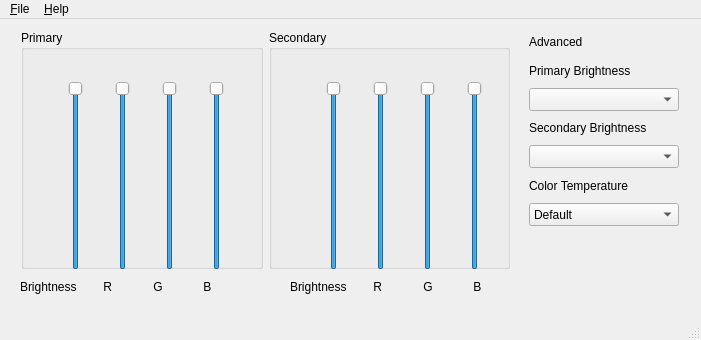
<?xml version="1.0" encoding="UTF-8"?>
<ui version="4.0">
 <class>MainWindow</class>
 <widget class="QMainWindow" name="MainWindow">
  <property name="geometry">
   <rect>
    <x>0</x>
    <y>0</y>
    <width>701</width>
    <height>340</height>
   </rect>
  </property>
  <property name="minimumSize">
   <size>
    <width>701</width>
    <height>340</height>
   </size>
  </property>
  <property name="maximumSize">
   <size>
    <width>701</width>
    <height>340</height>
   </size>
  </property>
  <property name="windowTitle">
   <string>Brightness Controller</string>
  </property>
  <property name="windowIcon">
   <iconset>
    <normaloff>../../../../../../usr/share/icons/hicolor/scalable/apps/brightness-controller.svg</normaloff>../../../../../../usr/share/icons/hicolor/scalable/apps/brightness-controller.svg</iconset>
  </property>
  <property name="documentMode">
   <bool>true</bool>
  </property>
  <widget class="QWidget" name="centralWidget">
   <widget class="QWidget" name="horizontalLayoutWidget">
    <property name="geometry">
     <rect>
      <x>10</x>
      <y>0</y>
      <width>511</width>
      <height>261</height>
     </rect>
    </property>
    <layout class="QHBoxLayout" name="horizontalLayout">
     <item>
      <widget class="QGroupBox" name="groupBox_2">
       <property name="title">
        <string>Primary</string>
       </property>
       <widget class="QWidget" name="horizontalLayoutWidget_2">
        <property name="geometry">
         <rect>
          <x>10</x>
          <y>40</y>
          <width>231</width>
          <height>211</height>
         </rect>
        </property>
        <layout class="QHBoxLayout" name="horizontalLayout_2">
         <item>
          <widget class="QSlider" name="primary_brightness">
           <property name="value">
            <number>99</number>
           </property>
           <property name="orientation">
            <enum>Qt::Vertical</enum>
           </property>
          </widget>
         </item>
         <item>
          <widget class="QSlider" name="primary_red">
           <property name="value">
            <number>99</number>
           </property>
           <property name="orientation">
            <enum>Qt::Vertical</enum>
           </property>
          </widget>
         </item>
         <item>
          <widget class="QSlider" name="primary_green">
           <property name="value">
            <number>99</number>
           </property>
           <property name="orientation">
            <enum>Qt::Vertical</enum>
           </property>
          </widget>
         </item>
         <item>
          <widget class="QSlider" name="primary_blue">
           <property name="value">
            <number>99</number>
           </property>
           <property name="orientation">
            <enum>Qt::Vertical</enum>
           </property>
          </widget>
         </item>
        </layout>
       </widget>
      </widget>
     </item>
     <item>
      <widget class="QGroupBox" name="groupBox">
       <property name="title">
        <string>Secondary</string>
       </property>
       <widget class="QWidget" name="horizontalLayoutWidget_3">
        <property name="geometry">
         <rect>
          <x>20</x>
          <y>40</y>
          <width>231</width>
          <height>211</height>
         </rect>
        </property>
        <layout class="QHBoxLayout" name="horizontalLayout_3">
         <item>
          <widget class="QSlider" name="secondary_brightness">
           <property name="value">
            <number>99</number>
           </property>
           <property name="orientation">
            <enum>Qt::Vertical</enum>
           </property>
          </widget>
         </item>
         <item>
          <widget class="QSlider" name="secondary_red">
           <property name="contextMenuPolicy">
            <enum>Qt::CustomContextMenu</enum>
           </property>
           <property name="value">
            <number>99</number>
           </property>
           <property name="orientation">
            <enum>Qt::Vertical</enum>
           </property>
          </widget>
         </item>
         <item>
          <widget class="QSlider" name="secondary_green">
           <property name="value">
            <number>99</number>
           </property>
           <property name="orientation">
            <enum>Qt::Vertical</enum>
           </property>
          </widget>
         </item>
         <item>
          <widget class="QSlider" name="secondary_blue">
           <property name="value">
            <number>99</number>
           </property>
           <property name="orientation">
            <enum>Qt::Vertical</enum>
           </property>
          </widget>
         </item>
        </layout>
       </widget>
      </widget>
     </item>
    </layout>
   </widget>
   <widget class="QLabel" name="label">
    <property name="geometry">
     <rect>
      <x>20</x>
      <y>260</y>
      <width>71</width>
      <height>16</height>
     </rect>
    </property>
    <property name="text">
     <string>Brightness</string>
    </property>
   </widget>
   <widget class="QLabel" name="label_2">
    <property name="geometry">
     <rect>
      <x>100</x>
      <y>260</y>
      <width>21</width>
      <height>16</height>
     </rect>
    </property>
    <property name="text">
     <string> R</string>
    </property>
   </widget>
   <widget class="QLabel" name="label_3">
    <property name="geometry">
     <rect>
      <x>150</x>
      <y>260</y>
      <width>21</width>
      <height>16</height>
     </rect>
    </property>
    <property name="text">
     <string> G</string>
    </property>
   </widget>
   <widget class="QLabel" name="label_4">
    <property name="geometry">
     <rect>
      <x>200</x>
      <y>260</y>
      <width>16</width>
      <height>16</height>
     </rect>
    </property>
    <property name="text">
     <string> B</string>
    </property>
   </widget>
   <widget class="QLabel" name="label_5">
    <property name="geometry">
     <rect>
      <x>290</x>
      <y>260</y>
      <width>71</width>
      <height>16</height>
     </rect>
    </property>
    <property name="text">
     <string>Brightness</string>
    </property>
   </widget>
   <widget class="QLabel" name="label_6">
    <property name="geometry">
     <rect>
      <x>370</x>
      <y>260</y>
      <width>21</width>
      <height>16</height>
     </rect>
    </property>
    <property name="text">
     <string> R</string>
    </property>
   </widget>
   <widget class="QLabel" name="label_7">
    <property name="geometry">
     <rect>
      <x>420</x>
      <y>260</y>
      <width>21</width>
      <height>16</height>
     </rect>
    </property>
    <property name="text">
     <string> G</string>
    </property>
   </widget>
   <widget class="QLabel" name="label_8">
    <property name="geometry">
     <rect>
      <x>470</x>
      <y>260</y>
      <width>16</width>
      <height>16</height>
     </rect>
    </property>
    <property name="text">
     <string> B</string>
    </property>
   </widget>
   <widget class="QWidget" name="verticalLayoutWidget">
    <property name="geometry">
     <rect>
      <x>529</x>
      <y>0</y>
      <width>213</width>
      <height>218</height>
     </rect>
    </property>
    <layout class="QVBoxLayout" name="verticalLayout">
     <property name="sizeConstraint">
      <enum>QLayout::SetDefaultConstraint</enum>
     </property>
     <property name="leftMargin">
      <number>0</number>
     </property>
     <property name="rightMargin">
      <number>0</number>
     </property>
     <item>
      <widget class="QLabel" name="label_9">
       <property name="text">
        <string>Advanced</string>
       </property>
      </widget>
     </item>
     <item>
      <widget class="QLabel" name="label_12">
       <property name="sizePolicy">
        <sizepolicy hsizetype="Preferred" vsizetype="Preferred">
         <horstretch>0</horstretch>
         <verstretch>0</verstretch>
        </sizepolicy>
       </property>
       <property name="text">
        <string>Primary Brightness</string>
       </property>
      </widget>
     </item>
     <item>
      <widget class="QComboBox" name="primary_combobox">
       <property name="sizePolicy">
        <sizepolicy hsizetype="Minimum" vsizetype="Minimum">
         <horstretch>0</horstretch>
         <verstretch>0</verstretch>
        </sizepolicy>
       </property>
       <property name="maximumSize">
        <size>
         <width>150</width>
         <height>28</height>
        </size>
       </property>
      </widget>
     </item>
     <item>
      <widget class="QLabel" name="label_11">
       <property name="text">
        <string>Secondary Brightness</string>
       </property>
      </widget>
     </item>
     <item>
      <widget class="QComboBox" name="secondary_combo">
       <property name="maximumSize">
        <size>
         <width>150</width>
         <height>28</height>
        </size>
       </property>
       <property name="toolTip">
        <string>&lt;html&gt;&lt;head/&gt;&lt;body&gt;&lt;p&gt;You can select the source of Secondary Brightness Here.&lt;/p&gt;&lt;/body&gt;&lt;/html&gt;</string>
       </property>
      </widget>
     </item>
     <item>
      <widget class="QLabel" name="label_10">
       <property name="text">
        <string>Color Temperature</string>
       </property>
      </widget>
     </item>
     <item>
      <widget class="QComboBox" name="comboBox">
       <property name="maximumSize">
        <size>
         <width>150</width>
         <height>28</height>
        </size>
       </property>
       <item>
        <property name="text">
         <string>Default</string>
        </property>
       </item>
       <item>
        <property name="text">
         <string>1900K Candle</string>
        </property>
       </item>
       <item>
        <property name="text">
         <string>2600K 40W Tungsten</string>
        </property>
       </item>
       <item>
        <property name="text">
         <string>2850K 100W Tungsten</string>
        </property>
       </item>
       <item>
        <property name="text">
         <string>3200K Halogen</string>
        </property>
       </item>
       <item>
        <property name="text">
         <string>5200K Carbon Arc</string>
        </property>
       </item>
       <item>
        <property name="text">
         <string>5400K High Noon</string>
        </property>
       </item>
       <item>
        <property name="text">
         <string>6000K Direct Sun</string>
        </property>
       </item>
       <item>
        <property name="text">
         <string>7000K Overcast Sky</string>
        </property>
       </item>
       <item>
        <property name="text">
         <string>20000K Clear Blue Sky</string>
        </property>
       </item>
      </widget>
     </item>
    </layout>
   </widget>
  </widget>
  <widget class="QStatusBar" name="statusBar"/>
  <widget class="QMenuBar" name="menuBar">
   <property name="geometry">
    <rect>
     <x>0</x>
     <y>0</y>
     <width>701</width>
     <height>38</height>
    </rect>
   </property>
   <widget class="QMenu" name="menuFile">
    <property name="title">
     <string>&amp;File</string>
    </property>
    <addaction name="actionSave"/>
    <addaction name="actionDefault"/>
    <addaction name="actionClearDefault"/>
    <addaction name="actionLoad"/>
    <addaction name="separator"/>
    <addaction name="actionExit"/>
   </widget>
   <widget class="QMenu" name="menuHelp">
    <property name="title">
     <string>&amp;Help</string>
    </property>
    <addaction name="actionHelp"/>
    <addaction name="actionAbout"/>
    <addaction name="actionLicense"/>
    <addaction name="actionCheck_for_update"/>
   </widget>
   <addaction name="menuFile"/>
   <addaction name="menuHelp"/>
  </widget>
  <action name="actionExit">
   <property name="text">
    <string>E&amp;xit</string>
   </property>
  </action>
  <action name="actionHelp">
   <property name="text">
    <string>&amp;Help</string>
   </property>
  </action>
  <action name="actionAbout">
   <property name="text">
    <string>&amp;About</string>
   </property>
  </action>
  <action name="actionLicense">
   <property name="text">
    <string>&amp;License</string>
   </property>
  </action>
  <action name="actionSave">
   <property name="text">
    <string>&amp;Save current settings</string>
   </property>
   <property name="visible">
    <bool>true</bool>
   </property>
  </action>
  <action name="actionLoad">
   <property name="text">
    <string>&amp;Load settings</string>
   </property>
   <property name="visible">
    <bool>true</bool>
   </property>
  </action>
  <action name="actionCheck_for_update">
   <property name="enabled">
    <bool>false</bool>
   </property>
   <property name="text">
    <string>&amp;Check for Update</string>
   </property>
  </action>
  <action name="actionDefault">
   <property name="text">
    <string>Save current as default</string>
   </property>
  </action>
  <action name="actionClearDefault">
   <property name="text">
    <string>&amp;Clear default settings</string>
   </property>
   <property name="visible">
    <bool>false</bool>
   </property>
  </action>
 </widget>
 <layoutdefault spacing="6" margin="11"/>
 <resources/>
 <connections/>
</ui>
